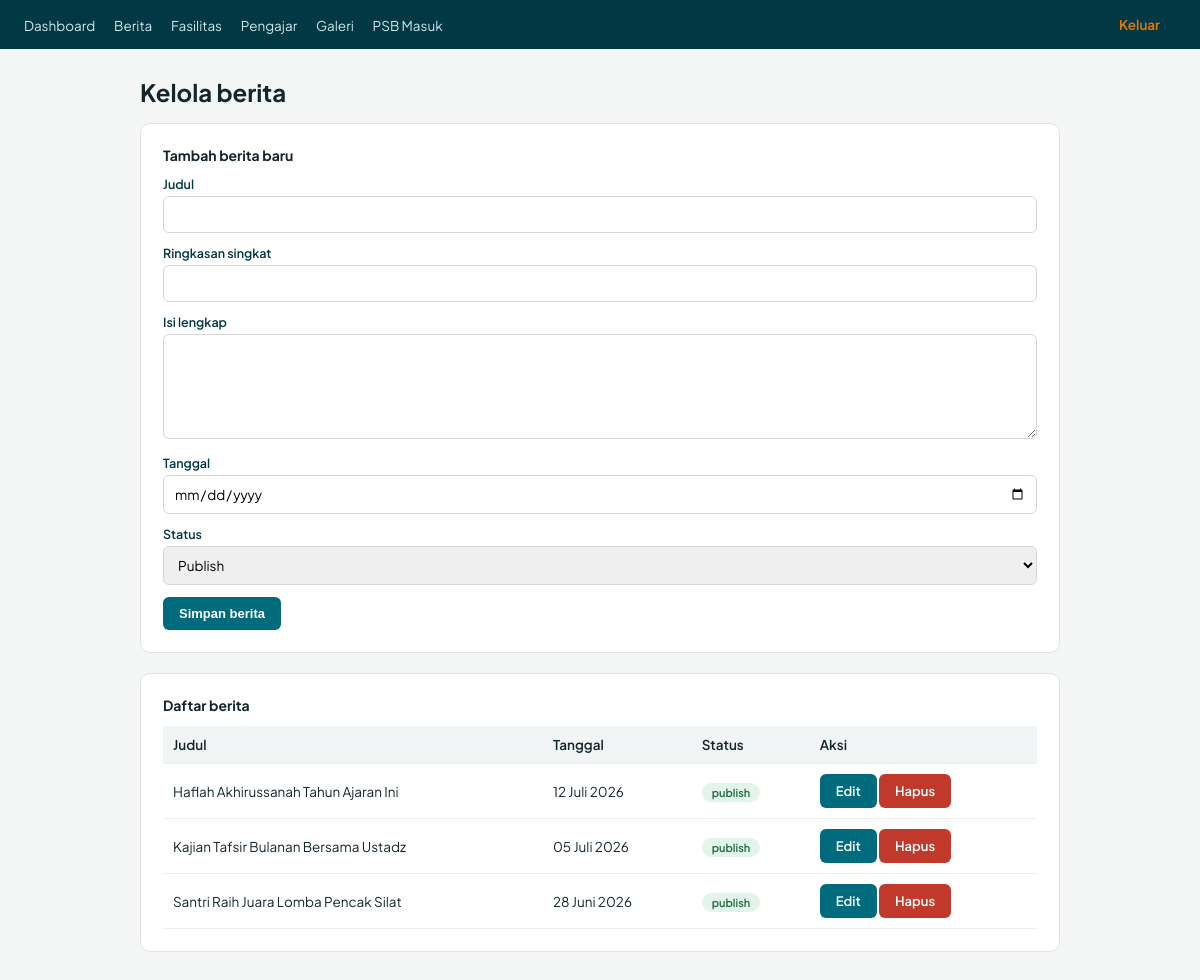
/admin/berita.php (signed in), run on the app's committed database.
### tables this page shows
CREATE TABLE berita (
    id INT AUTO_INCREMENT PRIMARY KEY,
    judul VARCHAR(200) NOT NULL,
    slug VARCHAR(220) UNIQUE NOT NULL,
    ringkasan TEXT,
    isi TEXT,
    gambar VARCHAR(255) DEFAULT NULL,
    tanggal DATE NOT NULL,
    status ENUM('draft','publish') DEFAULT 'publish',
    created_at TIMESTAMP DEFAULT CURRENT_TIMESTAMP
);

### includes/functions.php (called while the page is built, shortened)
<?php
function e($string) {
    return htmlspecialchars($string ?? '', ENT_QUOTES, 'UTF-8');
}
function tanggal_indo($tanggal) {
    $bulan = [
        1=>'Januari',2=>'Februari',3=>'Maret',4=>'April',5=>'Mei',6=>'Juni',
        7=>'Juli',8=>'Agustus',9=>'September',10=>'Oktober',11=>'November',12=>'Desember'
    ];
    $ts = strtotime($tanggal);
    return date('d', $ts) . ' ' . $bulan[(int)date('n', $ts)] . ' ' . date('Y', $ts);
}

### admin/berita.php (the view, shortened to what this page needs)
<?php
require_once __DIR__ . '/../includes/config.php';
require_once __DIR__ . '/../includes/functions.php';
$edit_data = null;
$semua_berita = $pdo->query("SELECT * FROM berita ORDER BY tanggal DESC")->fetchAll(PDO::FETCH_ASSOC);
include __DIR__ . '/includes/header.php';
?>
<h2 style="margin-bottom:16px;">Kelola berita</h2>
<div class="admin-card">
  <h3 style="margin-bottom:12px; font-size:14px;">
    <?= $edit_data ? 'Edit berita' : 'Tambah berita baru' ?>
  </h3>
  <form method="POST">
    <label for="judul">Judul</label>
    <input type="text" id="judul" name="judul" required value="<?= e($edit_data['judul'] ?? '') ?>">
    <label for="ringkasan">Ringkasan singkat</label>
    <input type="text" id="ringkasan" name="ringkasan" value="<?= e($edit_data['ringkasan'] ?? '') ?>">
    <label for="isi">Isi lengkap</label>
    <textarea id="isi" name="isi" rows="5"><?= e($edit_data['isi'] ?? '') ?></textarea>
    <label for="tanggal">Tanggal</label>
    <input type="date" id="tanggal" name="tanggal" required value="<?= e($edit_data['tanggal'] ?? '') ?>">
    <label for="status">Status</label>
    <select id="status" name="status">
      <option value="publish" <?= ($edit_data['status'] ?? '') == 'publish' ? 'selected' : '' ?>>Publish</option>
    </select>
    <button type="submit" class="btn"><?= $edit_data ? 'Update berita' : 'Simpan berita' ?></button>
  </form>
</div>
<div class="admin-card">
  <h3 style="margin-bottom:12px; font-size:14px;">Daftar berita</h3>
  <table>
    <tr><th>Judul</th><th>Tanggal</th><th>Status</th><th>Aksi</th></tr>
    <?php foreach ($semua_berita as $b): ?>
    <tr>
      <td><?= e($b['judul']) ?></td>
      <td><?= tanggal_indo($b['tanggal']) ?></td>
      <td><span class="badge badge-<?= $b['status']=='publish'?'diterima':'menunggu' ?>"><?= e($b['status']) ?></span></td>
      <td>
        <a href="<?= BASE_URL ?>/admin/berita.php?edit=<?= $b['id'] ?>" class="btn">Edit</a>
        <a href="<?= BASE_URL ?>/admin/berita.php?hapus=<?= $b['id'] ?>" class="btn btn-danger" onclick="return confirm('Hapus berita ini?')">Hapus</a>
      </td>
    </tr>
    <?php endforeach; ?>
  </table>
</div>
<?php include __DIR__ . '/includes/footer.php'; ?>

### admin/includes/header.php (style rules this page uses)
:root { --teal: #006b7d; --teal-deep: #013843; --orange: #ee7a00; --ink: #14262A; }
* { box-sizing: border-box; margin: 0; padding: 0; }
body { font-family: 'Plus Jakarta Sans', sans-serif; background: #f4f6f6; color: var(--ink); }
.admin-card { background: #fff; border: 1px solid #e2e2e2; border-radius: 10px; padding: 22px; margin-bottom: 20px; }
table { width: 100%; border-collapse: collapse; font-size: 13.5px; }
th, td { padding: 10px; text-align: left; border-bottom: 1px solid #eee; }
th { background: #f0f4f4; font-weight: 600; }
input, select, textarea { width: 100%; padding: 9px 10px; border: 1px solid #d6d6d6; border-radius: 6px; font-family: inherit; font-size: 13.5px; margin-bottom: 12px; }
label { display: block; font-size: 12.5px; font-weight: 600; margin-bottom: 4px; color: var(--teal-deep); }
.btn { background: var(--teal); color: #fff; border: none; padding: 9px 16px; border-radius: 6px; font-size: 13px; font-weight: 600; cursor: pointer; text-decoration: none; display: inline-block; }
.btn-danger { background: #c0392b; }
.badge { padding: 3px 10px; border-radius: 20px; font-size: 11px; font-weight: 600; }
.badge-diterima { background: #e3f4ea; color: #1c6b3d; }

### data on the page
berita: judul "Haflah Akhirussanah Tahun Ajaran Ini", tanggal "12 Juli 2026", status "publish"
berita: judul "Kajian Tafsir Bulanan Bersama Ustadz", tanggal "05 Juli 2026", status "publish"
berita: judul "Santri Raih Juara Lomba Pencak Silat", tanggal "28 Juni 2026", status "publish"
